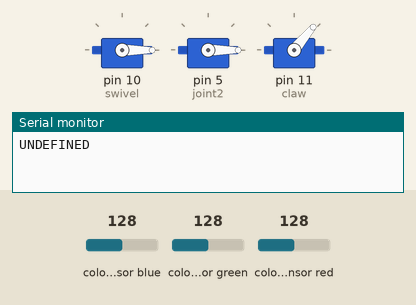
Simulated run of this sketch. Board: Arduino Uno, built with avr-gcc and run on an emulated ATmega328P. On the bench: 3 × servo, the last lines printed to the serial monitor. Wiring (inferred from the names in the program): TCS3200 colour sensor: output pin 13; S2 pin 8; S3 pin 12; S0 pin 4; S1 pin 7. Inputs (shaded band) come from the test bench; at power-on: colour sensor blue 128, colour sensor green 128, colour sensor red 128.

Above: at 1.1 s.
At 7.2 s:
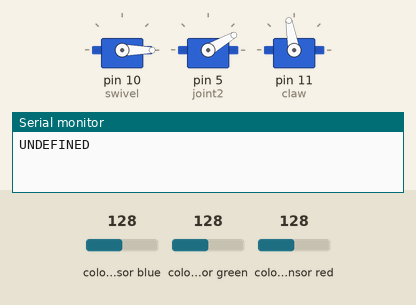
7.3 s: colour sensor blue set to 191
At 10.5 s:
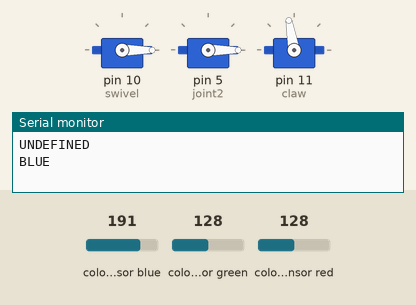
Timing chart, 0 to 18.5 s (numbered marks = the images above; inputs shaded):
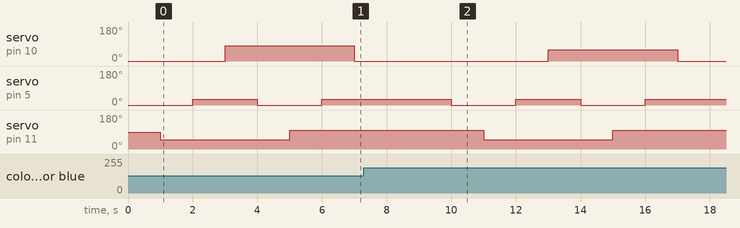

The sketch:

SWIVEL_LUNAR_V2.ino
```cpp
#include <Servo.h>

Servo swivel, joint2, claw;

const int S0 = 4, S1 = 7, S2 = 8, S3 = 12, OUT = 13;

const int SWIVEL_PICKUP = 0;

const int SWIVEL_BIN_POSITIONS[4] {
  20,
  40,
  60,
  80,
};

const int PICKUP_POS[2] = {0, 30};

const int CLAW_OPEN = 100;
const int CLAW_CLOSED = 50;

void setup() {
  Serial.begin(9600);
  swivel.attach(10);
  joint2.attach(5);
  claw.attach(11);

  pinMode(S0, OUTPUT);
  pinMode(S1, OUTPUT);
  pinMode(S2, OUTPUT);
  pinMode(S3, OUTPUT);
  pinMode(OUT, INPUT);

  digitalWrite(S0, HIGH);
  digitalWrite(S1, LOW);
}

void loop() {
  String detectedColor = readColor();
  sorting(detectedColor);
  delay(1997);
}

String readColor() {
  int red, green, blue;

  digitalWrite(S2, LOW);
  digitalWrite(S3, LOW);
  red = pulseIn(OUT, LOW);

  digitalWrite(S2, HIGH);
  digitalWrite(S3, HIGH);
  green = pulseIn(OUT, LOW);

  digitalWrite(S2, LOW);
  digitalWrite(S3, HIGH);
  blue = pulseIn(OUT, LOW);

  if (red < blue && red < green) return "RED";
  	else if (green < blue && green < red) return "GREEN";
  	else if (blue < red && blue < green) return "BLUE";
  	else return "UNDEFINED";
}

void moveArm(int angle2, int swivelAngle) {
  joint2.write(angle2);
  swivel.write(swivelAngle);
  delay(1000);
}

void sorting(String color) {
  int binIndex;

  Serial.println(color);
  if (color == "RED") {
    binIndex = 0;
  } else if (color == "GREEN") {
    binIndex = 1;
  } else if (color == "BLUE") {
    binIndex = 2;
  } else {
    binIndex = 3;
  }
  // lowers arm at starting position
  moveArm(PICKUP_POS[0], SWIVEL_PICKUP);
  claw.write(CLAW_CLOSED);
  delay(1000);
  // lifts arm
  moveArm(PICKUP_POS[1], SWIVEL_PICKUP);
  // swivels to bin
  moveArm(PICKUP_POS[1], SWIVEL_BIN_POSITIONS[binIndex]);
  // lowers arm
  moveArm(PICKUP_POS[0], SWIVEL_BIN_POSITIONS[binIndex]);
  claw.write(CLAW_OPEN);
  delay(1000);
  // raises arm
  moveArm(PICKUP_POS[1], SWIVEL_BIN_POSITIONS[binIndex]);
  // returns to starting swivel position
  moveArm(PICKUP_POS[1], SWIVEL_PICKUP);
}
```

Measured:
- by itself, servo on pin 5 (joint2): alternates 30° for 2.0 s and 0° for 2.0 s
